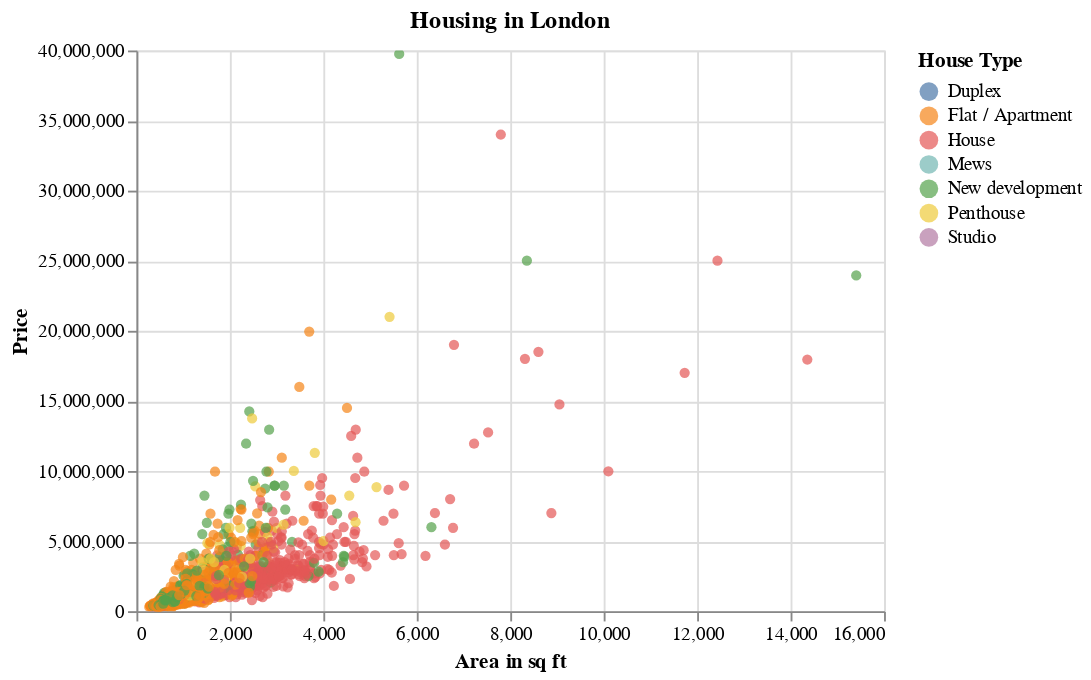

Notebook code cell kept with this figure:
### Markdown cell above
### Using Altair to Visualize the Properties of Different Housing in London

### Code cell
alt.Chart(df2).mark_circle().encode(
    x = 'Area in sq ft',
    y = 'Price',
    color = 'House Type',
    tooltip = ['Area in sq ft','Price','House Type']
).interactive().properties(
    title = 'Housing in London'
)

### Figure 1 — Vega-Lite specification as saved in the notebook (floating-point values rounded to 4 significant figures; data arrays with more than 128 entries replaced by an {"elided": "..."} marker saying what was removed)
{"config": {"view": {"continuousWidth": 400, "continuousHeight": 300}}, "data": {"name": "data-ba0aaa12f5e50c332fbdf74cf46b4adc"}, "mark": "circle", "encoding": {"color": {"field": "House Type", "type": "nominal"}, "tooltip": [{"field": "Area in sq ft", "type": "quantitative"}, {"field": "Price", "type": "quantitative"}, {"field": "House Type", "type": "nominal"}], "x": {"field": "Area in sq ft", "type": "quantitative"}, "y": {"field": "Price", "type": "quantitative"}}, "selection": {"selector004": {"type": "interval", "bind": "scales", "encodings": ["x", "y"]}}, "title": "Housing in London", "$schema": "https://vega.github.io/schema/vega-lite/v4.17.0.json", "datasets": {"data-ba0aaa12f5e50c332fbdf74cf46b4adc": {"elided": "2058 records"}}}
